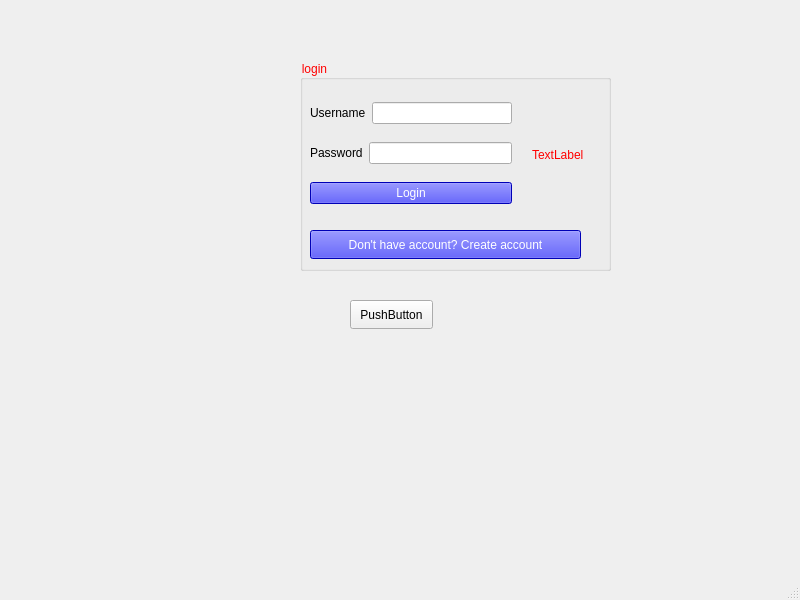
<?xml version="1.0" encoding="UTF-8"?>
<ui version="4.0">
 <class>MainWindow</class>
 <widget class="QMainWindow" name="MainWindow">
  <property name="geometry">
   <rect>
    <x>0</x>
    <y>0</y>
    <width>800</width>
    <height>600</height>
   </rect>
  </property>
  <property name="windowTitle">
   <string>MainWindow</string>
  </property>
  <property name="styleSheet">
   <string notr="true">background-image: url(&quot;:/imhg/imfj/blue.png&quot;);</string>
  </property>
  <widget class="QWidget" name="centralwidget">
   <widget class="QGroupBox" name="groupBox">
    <property name="geometry">
     <rect>
      <x>300</x>
      <y>60</y>
      <width>311</width>
      <height>211</height>
     </rect>
    </property>
    <property name="styleSheet">
     <string notr="true">color: red;
text-align: center;

</string>
    </property>
    <property name="title">
     <string>login</string>
    </property>
    <widget class="QWidget" name="layoutWidget">
     <property name="geometry">
      <rect>
       <x>10</x>
       <y>30</y>
       <width>202</width>
       <height>129</height>
      </rect>
     </property>
     <layout class="QVBoxLayout" name="verticalLayout">
      <item>
       <layout class="QHBoxLayout" name="horizontalLayout">
        <item>
         <widget class="QLabel" name="label">
          <property name="styleSheet">
           <string notr="true">color: black;</string>
          </property>
          <property name="text">
           <string>Username</string>
          </property>
         </widget>
        </item>
        <item>
         <widget class="QLineEdit" name="lineEdit">
          <property name="styleSheet">
           <string notr="true">text-color: red;</string>
          </property>
         </widget>
        </item>
       </layout>
      </item>
      <item>
       <layout class="QHBoxLayout" name="horizontalLayout_2">
        <item>
         <widget class="QLabel" name="label_2">
          <property name="styleSheet">
           <string notr="true">color: black;</string>
          </property>
          <property name="text">
           <string>Password</string>
          </property>
         </widget>
        </item>
        <item>
         <widget class="QLineEdit" name="lineEdit_2">
          <property name="echoMode">
           <enum>QLineEdit::Password</enum>
          </property>
         </widget>
        </item>
       </layout>
      </item>
      <item>
       <widget class="QPushButton" name="pushButton">
        <property name="styleSheet">
         <string notr="true">color: white;
background-color: blue;</string>
        </property>
        <property name="text">
         <string>Login</string>
        </property>
       </widget>
      </item>
     </layout>
    </widget>
    <widget class="QLabel" name="label_3">
     <property name="geometry">
      <rect>
       <x>232</x>
       <y>49</y>
       <width>61</width>
       <height>91</height>
      </rect>
     </property>
     <property name="text">
      <string>TextLabel</string>
     </property>
    </widget>
    <widget class="QPushButton" name="pushButton_2">
     <property name="geometry">
      <rect>
       <x>10</x>
       <y>170</y>
       <width>271</width>
       <height>29</height>
      </rect>
     </property>
     <property name="styleSheet">
      <string notr="true">color:white;
background-color: blue;</string>
     </property>
     <property name="text">
      <string>Don't have account? Create account</string>
     </property>
    </widget>
   </widget>
   <widget class="QPushButton" name="pushButton_3">
    <property name="geometry">
     <rect>
      <x>350</x>
      <y>300</y>
      <width>83</width>
      <height>29</height>
     </rect>
    </property>
    <property name="text">
     <string>PushButton</string>
    </property>
   </widget>
  </widget>
  <widget class="QMenuBar" name="menubar">
   <property name="geometry">
    <rect>
     <x>0</x>
     <y>0</y>
     <width>800</width>
     <height>25</height>
    </rect>
   </property>
  </widget>
  <widget class="QStatusBar" name="statusbar"/>
 </widget>
 <resources/>
 <connections/>
</ui>
